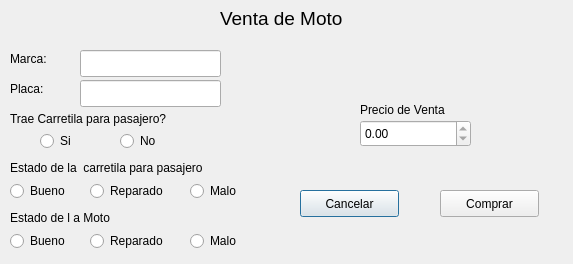
<?xml version="1.0" encoding="UTF-8"?>
<ui version="4.0">
 <class>Venta_moto</class>
 <widget class="QDialog" name="Venta_moto">
  <property name="geometry">
   <rect>
    <x>0</x>
    <y>0</y>
    <width>573</width>
    <height>264</height>
   </rect>
  </property>
  <property name="windowTitle">
   <string>Dialog</string>
  </property>
  <widget class="QRadioButton" name="rb_carretilla_no_venta">
   <property name="enabled">
    <bool>true</bool>
   </property>
   <property name="geometry">
    <rect>
     <x>120</x>
     <y>130</y>
     <width>71</width>
     <height>22</height>
    </rect>
   </property>
   <property name="text">
    <string>No</string>
   </property>
   <property name="checkable">
    <bool>true</bool>
   </property>
   <attribute name="buttonGroup">
    <string notr="true">buttonGroup</string>
   </attribute>
  </widget>
  <widget class="QRadioButton" name="rb_estado_malo_carretilla_venta">
   <property name="enabled">
    <bool>true</bool>
   </property>
   <property name="geometry">
    <rect>
     <x>190</x>
     <y>180</y>
     <width>61</width>
     <height>22</height>
    </rect>
   </property>
   <property name="text">
    <string>Malo</string>
   </property>
   <property name="checkable">
    <bool>true</bool>
   </property>
   <attribute name="buttonGroup">
    <string notr="true">buttonGroup_2</string>
   </attribute>
  </widget>
  <widget class="QLabel" name="label_2">
   <property name="geometry">
    <rect>
     <x>10</x>
     <y>50</y>
     <width>67</width>
     <height>17</height>
    </rect>
   </property>
   <property name="text">
    <string>Marca:</string>
   </property>
  </widget>
  <widget class="QRadioButton" name="rb_estado_bueno_carretilla_venta">
   <property name="enabled">
    <bool>true</bool>
   </property>
   <property name="geometry">
    <rect>
     <x>10</x>
     <y>180</y>
     <width>71</width>
     <height>22</height>
    </rect>
   </property>
   <property name="text">
    <string>Bueno</string>
   </property>
   <property name="checkable">
    <bool>true</bool>
   </property>
   <attribute name="buttonGroup">
    <string notr="true">buttonGroup_2</string>
   </attribute>
  </widget>
  <widget class="QLineEdit" name="le_marca_moto_venta">
   <property name="geometry">
    <rect>
     <x>80</x>
     <y>50</y>
     <width>141</width>
     <height>27</height>
    </rect>
   </property>
   <property name="readOnly">
    <bool>true</bool>
   </property>
  </widget>
  <widget class="QLabel" name="label_11">
   <property name="geometry">
    <rect>
     <x>360</x>
     <y>100</y>
     <width>111</width>
     <height>20</height>
    </rect>
   </property>
   <property name="text">
    <string>Precio de Venta</string>
   </property>
  </widget>
  <widget class="QRadioButton" name="rb_estado_bueno_moto_venta">
   <property name="enabled">
    <bool>true</bool>
   </property>
   <property name="geometry">
    <rect>
     <x>10</x>
     <y>230</y>
     <width>71</width>
     <height>22</height>
    </rect>
   </property>
   <property name="text">
    <string>Bueno</string>
   </property>
   <property name="checkable">
    <bool>true</bool>
   </property>
   <attribute name="buttonGroup">
    <string notr="true">buttonGroup_3</string>
   </attribute>
  </widget>
  <widget class="QRadioButton" name="rb_estado_malo_moto_venta">
   <property name="enabled">
    <bool>true</bool>
   </property>
   <property name="geometry">
    <rect>
     <x>190</x>
     <y>230</y>
     <width>61</width>
     <height>22</height>
    </rect>
   </property>
   <property name="text">
    <string>Malo</string>
   </property>
   <property name="checkable">
    <bool>true</bool>
   </property>
   <attribute name="buttonGroup">
    <string notr="true">buttonGroup_3</string>
   </attribute>
  </widget>
  <widget class="QRadioButton" name="rb_estado_reparado_moto_venta">
   <property name="enabled">
    <bool>true</bool>
   </property>
   <property name="geometry">
    <rect>
     <x>90</x>
     <y>230</y>
     <width>91</width>
     <height>22</height>
    </rect>
   </property>
   <property name="text">
    <string>Reparado</string>
   </property>
   <property name="checkable">
    <bool>true</bool>
   </property>
   <attribute name="buttonGroup">
    <string notr="true">buttonGroup_3</string>
   </attribute>
  </widget>
  <widget class="QLabel" name="label_9">
   <property name="geometry">
    <rect>
     <x>10</x>
     <y>160</y>
     <width>241</width>
     <height>16</height>
    </rect>
   </property>
   <property name="text">
    <string>Estado de la  carretila para pasajero</string>
   </property>
  </widget>
  <widget class="QLineEdit" name="le_placa_moto_venta">
   <property name="geometry">
    <rect>
     <x>80</x>
     <y>80</y>
     <width>141</width>
     <height>27</height>
    </rect>
   </property>
   <property name="readOnly">
    <bool>true</bool>
   </property>
  </widget>
  <widget class="QLabel" name="label_3">
   <property name="geometry">
    <rect>
     <x>10</x>
     <y>80</y>
     <width>67</width>
     <height>17</height>
    </rect>
   </property>
   <property name="text">
    <string>Placa:</string>
   </property>
  </widget>
  <widget class="QRadioButton" name="rb_carretilla_si_venta">
   <property name="enabled">
    <bool>true</bool>
   </property>
   <property name="geometry">
    <rect>
     <x>40</x>
     <y>130</y>
     <width>81</width>
     <height>22</height>
    </rect>
   </property>
   <property name="text">
    <string>Si</string>
   </property>
   <property name="checkable">
    <bool>true</bool>
   </property>
   <attribute name="buttonGroup">
    <string notr="true">buttonGroup</string>
   </attribute>
  </widget>
  <widget class="QLabel" name="label_4">
   <property name="geometry">
    <rect>
     <x>10</x>
     <y>210</y>
     <width>131</width>
     <height>16</height>
    </rect>
   </property>
   <property name="text">
    <string>Estado de l a Moto</string>
   </property>
  </widget>
  <widget class="QRadioButton" name="rb_estado_reparado_carretilla_venta">
   <property name="enabled">
    <bool>true</bool>
   </property>
   <property name="geometry">
    <rect>
     <x>90</x>
     <y>180</y>
     <width>91</width>
     <height>22</height>
    </rect>
   </property>
   <property name="text">
    <string>Reparado</string>
   </property>
   <property name="checkable">
    <bool>true</bool>
   </property>
   <attribute name="buttonGroup">
    <string notr="true">buttonGroup_2</string>
   </attribute>
  </widget>
  <widget class="QLabel" name="label_7">
   <property name="geometry">
    <rect>
     <x>10</x>
     <y>110</y>
     <width>201</width>
     <height>17</height>
    </rect>
   </property>
   <property name="text">
    <string>Trae Carretila para pasajero?</string>
   </property>
  </widget>
  <widget class="QDoubleSpinBox" name="dsb_moto_precio_venta">
   <property name="enabled">
    <bool>true</bool>
   </property>
   <property name="geometry">
    <rect>
     <x>360</x>
     <y>120</y>
     <width>111</width>
     <height>27</height>
    </rect>
   </property>
   <property name="readOnly">
    <bool>true</bool>
   </property>
   <property name="maximum">
    <double>999999.989999999990687</double>
   </property>
  </widget>
  <widget class="QLabel" name="label">
   <property name="geometry">
    <rect>
     <x>220</x>
     <y>10</y>
     <width>131</width>
     <height>17</height>
    </rect>
   </property>
   <property name="font">
    <font>
     <pointsize>14</pointsize>
    </font>
   </property>
   <property name="text">
    <string>Venta de Moto</string>
   </property>
  </widget>
  <widget class="QPushButton" name="pb_cancelar_venta_moto">
   <property name="geometry">
    <rect>
     <x>300</x>
     <y>190</y>
     <width>99</width>
     <height>27</height>
    </rect>
   </property>
   <property name="cursor">
    <cursorShape>PointingHandCursor</cursorShape>
   </property>
   <property name="text">
    <string>Cancelar</string>
   </property>
  </widget>
  <widget class="QPushButton" name="pb_comprar_venta_moto">
   <property name="geometry">
    <rect>
     <x>440</x>
     <y>190</y>
     <width>99</width>
     <height>27</height>
    </rect>
   </property>
   <property name="cursor">
    <cursorShape>PointingHandCursor</cursorShape>
   </property>
   <property name="text">
    <string>Comprar</string>
   </property>
  </widget>
 </widget>
 <resources/>
 <connections>
  <connection>
   <sender>pb_cancelar_venta_moto</sender>
   <signal>clicked()</signal>
   <receiver>Venta_moto</receiver>
   <slot>close()</slot>
   <hints>
    <hint type="sourcelabel">
     <x>353</x>
     <y>204</y>
    </hint>
    <hint type="destinationlabel">
     <x>340</x>
     <y>228</y>
    </hint>
   </hints>
  </connection>
 </connections>
 <buttongroups>
  <buttongroup name="buttonGroup_2"/>
  <buttongroup name="buttonGroup"/>
  <buttongroup name="buttonGroup_3"/>
 </buttongroups>
</ui>
